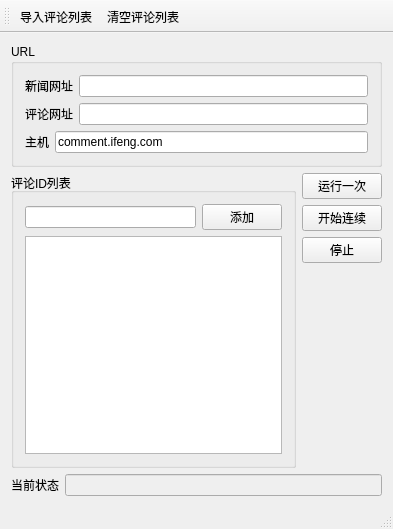
<?xml version="1.0" encoding="UTF-8"?>
<ui version="4.0">
 <class>auto_smzdmClass</class>
 <widget class="QMainWindow" name="auto_smzdmClass">
  <property name="geometry">
   <rect>
    <x>0</x>
    <y>0</y>
    <width>393</width>
    <height>529</height>
   </rect>
  </property>
  <property name="windowTitle">
   <string>凤凰网</string>
  </property>
  <widget class="QWidget" name="centralWidget">
   <layout class="QGridLayout" name="gridLayout_3">
    <item row="0" column="0">
     <widget class="QGroupBox" name="groupBox">
      <property name="title">
       <string>URL</string>
      </property>
      <layout class="QGridLayout" name="gridLayout_2">
       <item row="0" column="0">
        <layout class="QHBoxLayout" name="horizontalLayout_2">
         <item>
          <widget class="QLabel" name="label">
           <property name="text">
            <string>新闻网址</string>
           </property>
          </widget>
         </item>
         <item>
          <widget class="QLineEdit" name="lineEdit_news_url">
           <property name="text">
            <string/>
           </property>
          </widget>
         </item>
        </layout>
       </item>
       <item row="1" column="0">
        <layout class="QHBoxLayout" name="horizontalLayout_4">
         <item>
          <widget class="QLabel" name="label_3">
           <property name="text">
            <string>评论网址</string>
           </property>
          </widget>
         </item>
         <item>
          <widget class="QLineEdit" name="lineEdit_comment_url">
           <property name="text">
            <string/>
           </property>
          </widget>
         </item>
        </layout>
       </item>
       <item row="2" column="0">
        <layout class="QHBoxLayout" name="horizontalLayout_3">
         <item>
          <widget class="QLabel" name="label_2">
           <property name="text">
            <string>主机</string>
           </property>
          </widget>
         </item>
         <item>
          <widget class="QLineEdit" name="lineEdit_HOST1">
           <property name="text">
            <string>comment.ifeng.com</string>
           </property>
          </widget>
         </item>
        </layout>
       </item>
      </layout>
     </widget>
    </item>
    <item row="1" column="0">
     <layout class="QHBoxLayout" name="horizontalLayout_5">
      <item>
       <widget class="QGroupBox" name="groupBox_2">
        <property name="sizePolicy">
         <sizepolicy hsizetype="Preferred" vsizetype="Preferred">
          <horstretch>3</horstretch>
          <verstretch>0</verstretch>
         </sizepolicy>
        </property>
        <property name="title">
         <string>评论ID列表</string>
        </property>
        <layout class="QGridLayout" name="gridLayout">
         <item row="0" column="0">
          <layout class="QHBoxLayout" name="horizontalLayout_7">
           <item>
            <widget class="QLineEdit" name="lineEdit_comment_id"/>
           </item>
           <item>
            <widget class="QPushButton" name="pushButton_add_comment_id">
             <property name="text">
              <string>添加</string>
             </property>
            </widget>
           </item>
          </layout>
         </item>
         <item row="1" column="0">
          <widget class="QListWidget" name="listWidget_comment_id">
           <property name="sizePolicy">
            <sizepolicy hsizetype="Expanding" vsizetype="Expanding">
             <horstretch>2</horstretch>
             <verstretch>0</verstretch>
            </sizepolicy>
           </property>
          </widget>
         </item>
        </layout>
       </widget>
      </item>
      <item>
       <layout class="QVBoxLayout" name="verticalLayout">
        <item>
         <widget class="QPushButton" name="pushButton_clickone">
          <property name="text">
           <string>运行一次</string>
          </property>
         </widget>
        </item>
        <item>
         <widget class="QPushButton" name="pushButton_start">
          <property name="text">
           <string>开始连续</string>
          </property>
         </widget>
        </item>
        <item>
         <widget class="QPushButton" name="pushButton_pause">
          <property name="text">
           <string>停止</string>
          </property>
         </widget>
        </item>
        <item>
         <spacer name="verticalSpacer">
          <property name="orientation">
           <enum>Qt::Vertical</enum>
          </property>
          <property name="sizeHint" stdset="0">
           <size>
            <width>20</width>
            <height>40</height>
           </size>
          </property>
         </spacer>
        </item>
       </layout>
      </item>
     </layout>
    </item>
    <item row="2" column="0">
     <layout class="QHBoxLayout" name="horizontalLayout">
      <item>
       <widget class="QLabel" name="label_1">
        <property name="text">
         <string>当前状态</string>
        </property>
       </widget>
      </item>
      <item>
       <widget class="QLineEdit" name="lineEdit_msg">
        <property name="enabled">
         <bool>false</bool>
        </property>
       </widget>
      </item>
     </layout>
    </item>
   </layout>
  </widget>
  <widget class="QMenuBar" name="menuBar">
   <property name="geometry">
    <rect>
     <x>0</x>
     <y>0</y>
     <width>393</width>
     <height>23</height>
    </rect>
   </property>
  </widget>
  <widget class="QToolBar" name="mainToolBar">
   <attribute name="toolBarArea">
    <enum>TopToolBarArea</enum>
   </attribute>
   <attribute name="toolBarBreak">
    <bool>false</bool>
   </attribute>
   <addaction name="action_import_commentid"/>
   <addaction name="action_clear_comments"/>
  </widget>
  <widget class="QStatusBar" name="statusBar"/>
  <action name="action_import_commentid">
   <property name="text">
    <string>导入评论列表</string>
   </property>
  </action>
  <action name="action_clear_comments">
   <property name="text">
    <string>清空评论列表</string>
   </property>
  </action>
 </widget>
 <layoutdefault spacing="6" margin="11"/>
 <resources>
  <include location="auto_smzdm.qrc"/>
 </resources>
 <connections/>
</ui>
